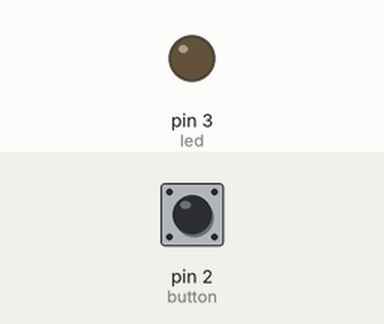
This sketch was run on a simulated Arduino Uno, built with avr-gcc and run on an emulated ATmega328P. Parts: output pins drawn as LEDs (lit = HIGH). Dashed ring = blinking. The test bench sets the inputs (shaded band); at power-on: pin 2 (button) HIGH.

Above: at 1.2 s.
1.3 s: pin 2 (button) pulled LOW for 1 s
At 3.4 s:
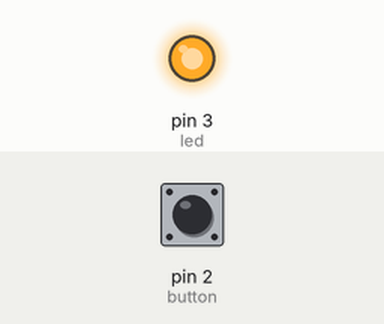
4.3 s: pin 2 (button) pulled LOW for 0.15 s
At 5.0 s:
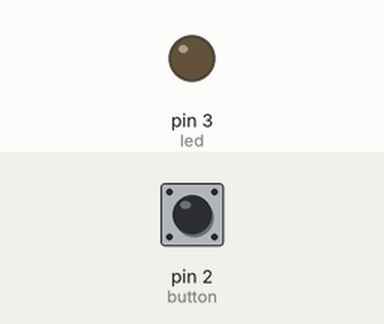
5.9 s: pin 2 (button) pulled LOW for 3.2 s
At 6.05 s:
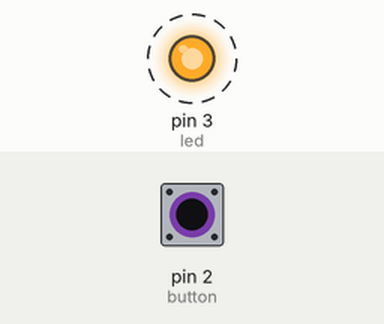
Timing chart, 0 to 10.5 s (numbered marks = the images above; inputs shaded):
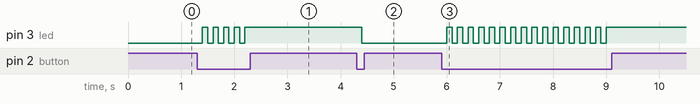

Measured:
- after the input at 1.3 s, pin 3 (led): alternates HIGH for 0.10 s and LOW for 0.10 s, 9 changes in all, then stays HIGH, starting after 0.10 s
- after the input at 4.3 s, pin 3 (led): HIGH → LOW after 0.10 s
- after the input at 5.9 s, pin 3 (led): alternates HIGH for 0.10 s and LOW for 0.10 s, 31 changes in all, then stays HIGH, starting after 0.10 s

The sketch:

Led.ino
```cpp
/*
    按键亮灯，再按键熄灯
*/
int led = 3;
int button = 2;
void setup() {
  pinMode(led,OUTPUT);
  pinMode(button,INPUT_PULLUP);//输入上拉

}

void loop() {
  while(1)
  {
    if(digitalRead(button)==LOW)
    {
      delay(100);//按键消抖
      if(digitalRead(button)==LOW)
      {
       digitalWrite(led,!digitalRead(led));

      }
    }

  }

}
```
